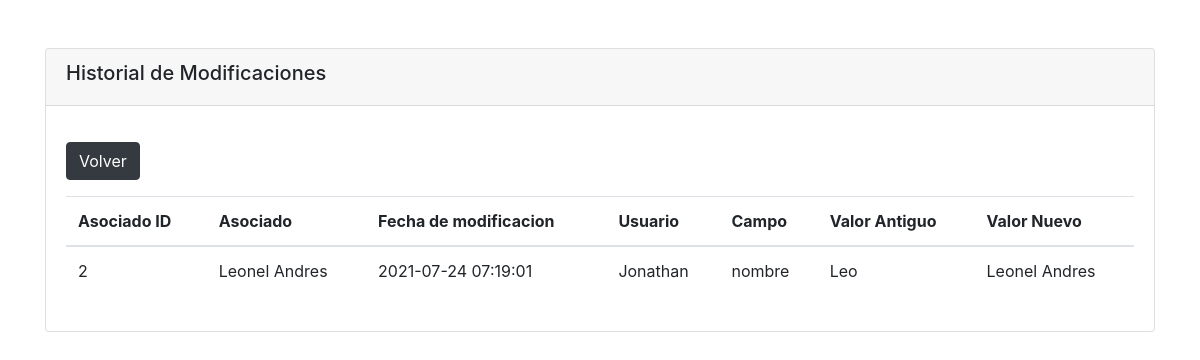
The app's page /index.php?controller=Asociados&action=historial&id=2 (signed in) with its own data.
### tables this page shows
CREATE TABLE historial(
    id              int(255) auto_increment NOT NULL,
    fecha           TIMESTAMP DEFAULT CURRENT_TIMESTAMP,
    usuario_id      int(255) NOT NULL,
    asociado_id     int(255) NOT NULL,
    campo           varchar(20) NOT NULL,
    antiguo         varchar(60) NOT NULL,
    nuevo           varchar(60) NOT NULL,
    CONSTRAINT pk_historial PRIMARY KEY(id),
    CONSTRAINT pk_historial_usuario FOREIGN KEY(usuario_id) REFERENCES usuarios(id),
    CONSTRAINT pk_historial_asociado FOREIGN KEY(asociado_id) REFERENCES asociados(id)
);

CREATE TABLE asociados(
    id              int(255) auto_increment NOT NULL,
    nombre          varchar(60) NOT NULL,
    apellido        varchar(60) NOT NULL,
    direccion       text NOT NULL,
    edad            int NOT NULL,
    dui             varchar(25) NOT NULL,
    nit             varchar(25) NOT NULL,
    profesion_id    int(255) NOT NULL,
    agencia_id      int(255) NOT NULL,
    deleted_at      boolean DEFAULT false,
    created_at      TIMESTAMP DEFAULT CURRENT_TIMESTAMP,
    CONSTRAINT pk_asociados PRIMARY KEY(id),
    CONSTRAINT pk_asociados_agencia FOREIGN KEY(agencia_id) REFERENCES agencias(id),
    CONSTRAINT pk_asociados_profesion FOREIGN KEY(profesion_id) REFERENCES profesiones(id)
);

CREATE TABLE usuarios(
    id          int(255) auto_increment NOT NULL,
    nombre      varchar(60) NOT NULL,
    apellido    varchar(60) NOT NULL,
    email       varchar(60) NOT NULL,
    password    varchar(255) NOT NULL,
    CONSTRAINT pk_usuarios PRIMARY KEY(id),
    CONSTRAINT uq_email UNIQUE(email)
);

### models/HistorialModel.php (called while the page is built, shortened)
<?php
class HistorialModel
{
    private $db;
    private $asociado_id;
    function __construct(){
        $db = Conexion::conectar();
        if($db != NULL ){
            $this->db = $db;
        }
    }
    function getHistorial(){
        $sql = "CALL getHistorial(?)";
        $pdo = $this->db->prepare( $sql );
        $pdo->bindValue(1, $this->asociado_id, PDO::PARAM_INT);
        $pdo->execute();
        return $pdo->fetchAll(PDO::FETCH_OBJ);
    }
    function setAsociado($asociado_id) { $this->asociado_id = $asociado_id; }
}

### views/asociados/historial.php (the view)
<div class="container">
    <div class="card mt-5">
        <div class="card-header">
            <h5>Historial de Modificaciones</h5>
        </div>
        <div class="card-body">
            <a href="index.php?controller=Asociados&action=index" class="mb-3 mt-3 btn btn-dark">
                Volver
            </a>
            <table class="table">
                <thead>
                    <th>Asociado ID</th>
                    <th>Asociado</th>
                    <th>Fecha de modificacion</th>
                    <th>Usuario</th>
                    <th>Campo</th>
                    <th>Valor Antiguo</th>
                    <th>Valor Nuevo</th>
                </thead>
                <tbody>
                    <?php foreach( $historials as $historial): ?>
                        <tr>
                            <td> <?= $historial->asociado_id ?> </td>
                            <td> <?= $historial->asociado ?> </td>
                            <td> <?= $historial->fecha ?> </td>
                            <td> <?= $historial->usuario ?> </td>
                            <td> <?= $historial->campo ?> </td>
                            <td> <?= $historial->antiguo ?> </td>
                            <td> <?= $historial->nuevo ?> </td>
                        </tr>
                    <?php endforeach; ?>
                </tbody>
            </table>
        </div>
    </div>
</div>

### records on screen
historial: asociado "2", asociado.nombre "Leonel Andres", fecha "2021-07-24 07:19:01", usuario.nombre "Jonathan", campo "nombre", antiguo "Leo", nuevo "Leonel Andres"
